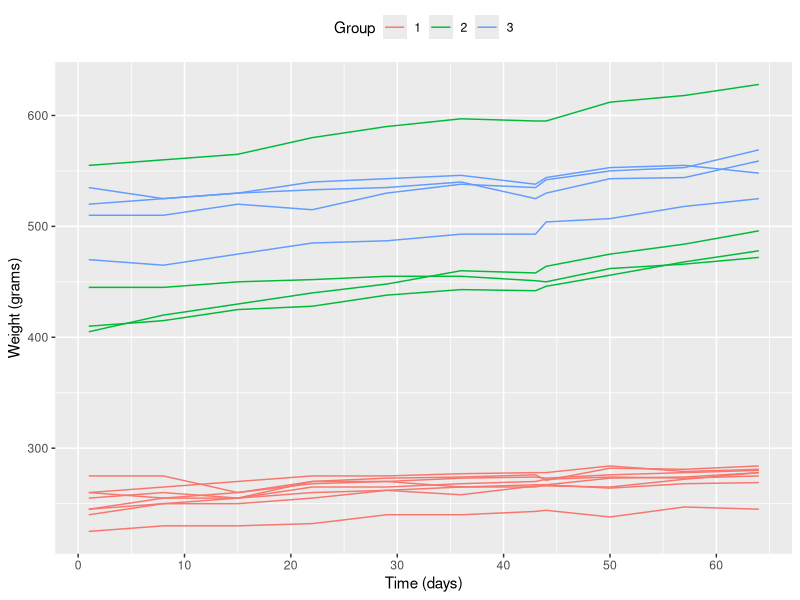
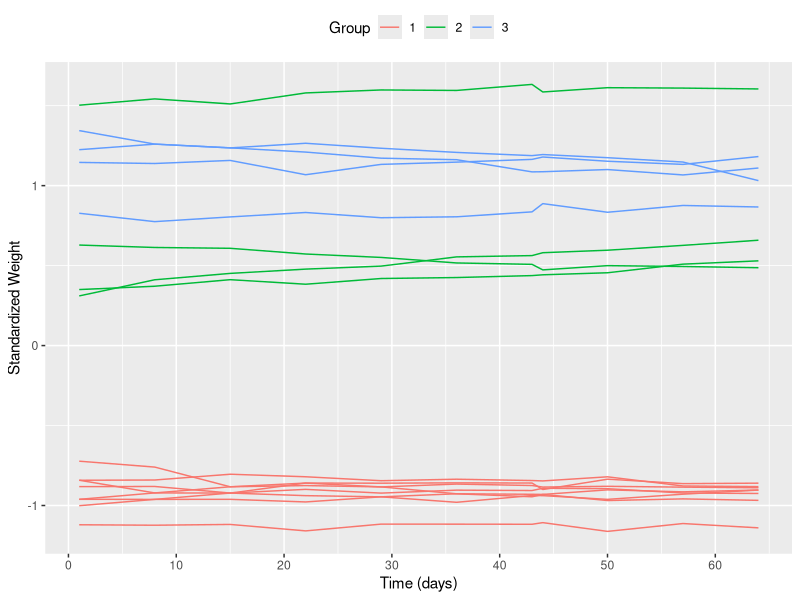
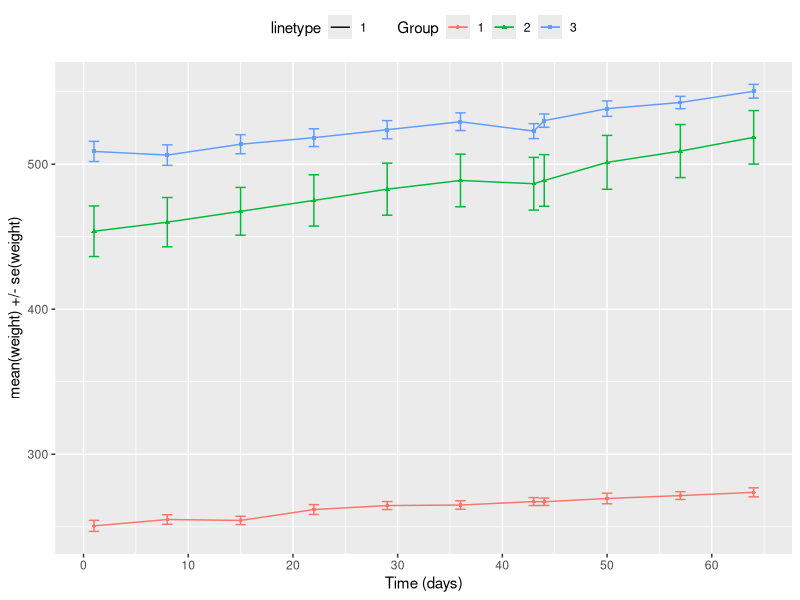
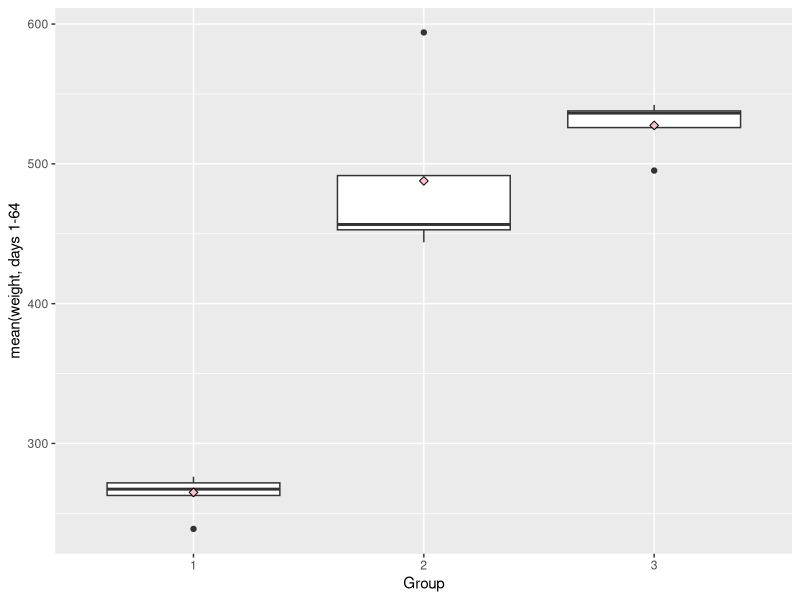
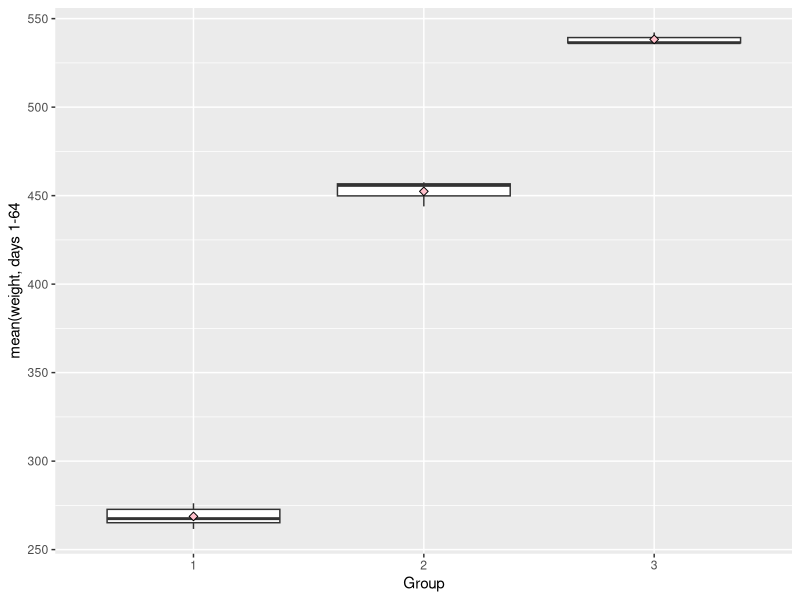
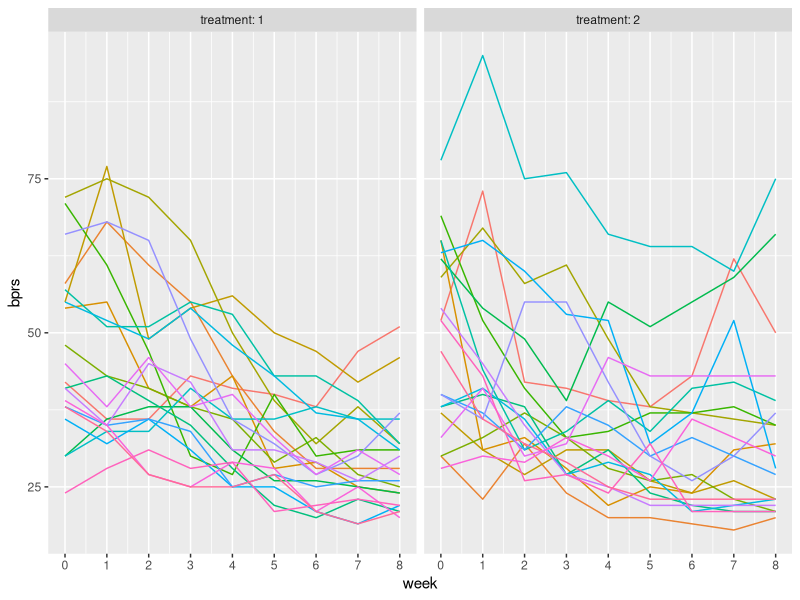
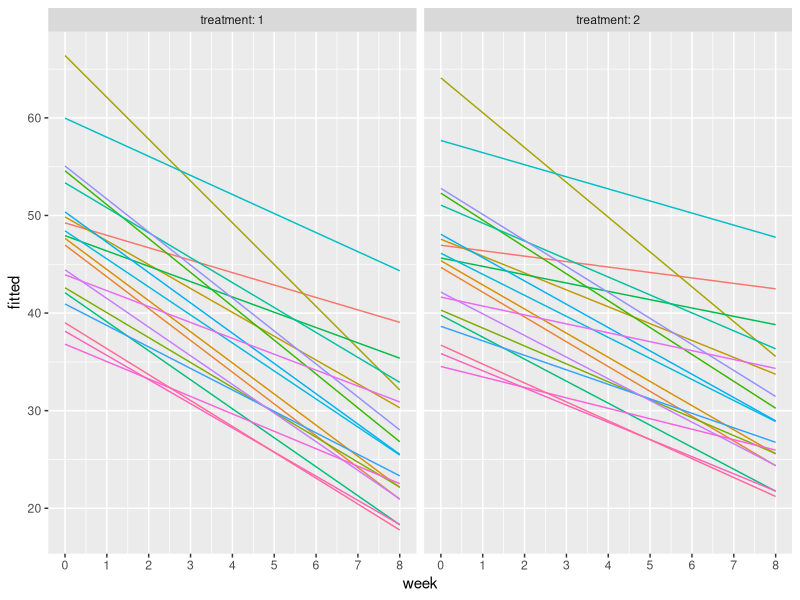

The R script that drew these images, in order:
## ---- chunk 1
library(tidyverse)
RatsL <- read_csv("data/RATSL.csv")
bprsL <- read_csv("data/BPRSL.csv")

RatsL %>% str
bprsL %>% str

bprsL$treatment <- factor(bprsL$treatment)
bprsL$subject <- factor(bprsL$subject)

RatsL$ID <- factor(RatsL$ID)
RatsL$Group <- factor (RatsL$Group)

RatsL %>% str
bprsL %>% str

RatsL %>% summary
bprsL %>% summary
## ---- chunk 2
library(ggplot2)
ggplot(RatsL, aes(x = Time, y = weight, group = ID)) +
  geom_line(aes(col = Group)) +
  theme(legend.position = "top") +
  scale_x_continuous(name = "Time (days)", 
                     breaks = seq(0, 60, 10)) +
  scale_y_continuous(name = "Weight (grams)",
                     limits = c(min(RatsL$weight), max(RatsL$weight)))
## ---- chunk 3
RatsL <- RatsL %>% 
  group_by(Time) %>% 
  mutate(stdprs = scale(weight)) %>% 
  ungroup

ggplot(RatsL, aes(x = Time, y = stdprs, group = ID)) +
  geom_line(aes(col = Group)) +
  theme(legend.position = "top") +
  scale_x_continuous(name = "Time (days)", 
                     breaks = seq(0, 60, 10)) +
  scale_y_continuous(name = "Standardized Weight")
## ---- chunk 4
n_r <- 16

RatsLS <- RatsL %>% 
  group_by(Group, Time) %>% 
  summarise(mean = mean(weight), se = (sd(weight)/sqrt(n_r))) %>% 
  ungroup

RatsLS %>% ggplot(
  aes(x = Time, y = mean, shape = Group, col = Group)) +
  geom_line() +
  theme(legend.position = "top") +
  scale_x_continuous(name = "Time (days)", 
                     breaks = seq(0, 60, 10)) +
   geom_errorbar(aes(ymin=mean-se, ymax=mean+se, linetype="1"), width=1) +
  geom_point(size = 1) +
  scale_y_continuous(name = "mean(weight) +/- se(weight)")
## ---- chunk 5
outlaw_rat <- RatsL %>% 
  filter(Time > 1) %>% # removing baseline
  group_by(ID, Group) %>% 
  summarise(mean = mean(weight)) %>% 
  ungroup

outlaw_rat %>% ggplot(
  aes(x = Group, y = mean)) +
  geom_boxplot() +
  stat_summary(fun = "mean", geom = "point", shape = 23, size = 2, fill = "pink") +
  scale_y_continuous(name = "mean(weight, days 1-64")
## ---- chunk 6
outlaw_rat1 <- outlaw_rat %>% filter(mean < 550, 
                                    mean > 240,
                                    mean > 500 | Group != 3)

outlaw_rat1 %>% ggplot(
  aes(x = Group, y = mean)) +
  geom_boxplot() +
  stat_summary(fun = "mean", geom = "point", shape = 23, size = 2, fill = "pink") +
  scale_y_continuous(name = "mean(weight, days 1-64")
## ---- chunk 7
# t.test(mean ~ Group, data = outlaw_rat, var.equal = TRUE) # can't do t-test with 3 groups ofc.. what then?
## ---- chunk 8
baseline <- RatsL %>% filter(Time==1) %>% select(weight) %>% as.vector

outlaw_rat2 <- outlaw_rat %>% 
  mutate(baseline = baseline$weight)

rat_fit <- lm(mean ~ baseline + Group, data = outlaw_rat2)

rat_fit %>% anova
## ---- chunk 9
str(bprsL)
## ---- chunk 10
bprsL %>% ggplot(
  aes(x = week, y = bprs, col = subject)) +
  geom_line() +
  facet_grid(. ~ treatment, labeller = label_both) +
  theme(legend.position = "none") +
  scale_x_continuous(breaks = seq(0, 8, 1))
## ---- chunk 11
bprs_reg <- lm(bprs ~ week + treatment, bprsL)
bprs_reg %>% summary
## ---- chunk 12
library(lme4)
bprs_ref <- lmer(bprs ~ week + treatment + (1 | subject), bprsL, REML = FALSE)
bprs_ref
## ---- chunk 13
bprs_ref1 <- lmer(bprs ~ week + treatment + (week | subject), bprsL, REML = FALSE)
bprs_ref1 %>% summary

anova(bprs_ref1, bprs_ref)

## ---- chunk 14

bprs_ref2 <- lmer(bprs ~ week * treatment + (week | subject), bprsL, REML = FALSE)
bprs_ref2 %>% summary

anova(bprs_ref2, bprs_ref1)

## ---- chunk 15
bprsL$fitted <- fitted(bprs_ref2) 

bprsL %>% ggplot(
  aes(x = week, y = fitted, group = subject)) +
  geom_line(aes(col = subject)) +
  facet_grid(. ~ treatment, labeller = label_both) +
  theme(legend.position = "none") +
  scale_x_continuous(breaks = seq(0, 8, 1))

